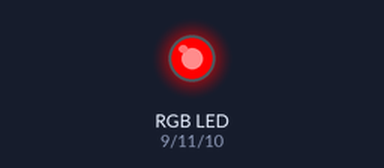
This sketch was run on a simulated Arduino Uno, built with avr-gcc and run on an emulated ATmega328P. Shown: an RGB LED mixed from three pins (HIGH = lit). Dim RGB values are drawn brighter than linear.

Above: at 0.05 s.
At 1.25 s:
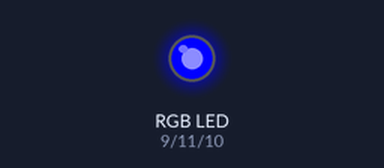
At 2.5 s:
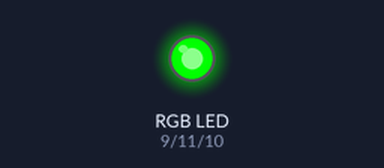
At 3.75 s:
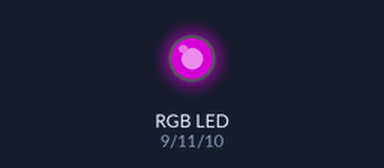
At 5.0 s:
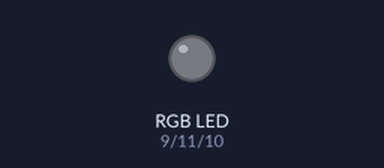
Timing chart, 0 to 6.5 s (numbered marks = the images above):
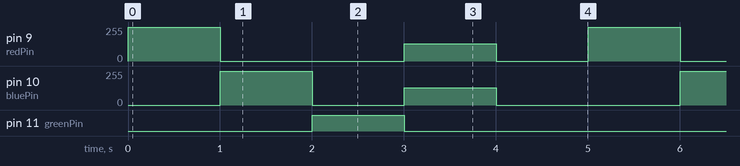

Measured:
- by itself, pin 9 (redPin): repeats every 5.0 s: 0/255 2.0 s, 128/255 1.0 s, 0/255 1.0 s, 255/255 1.0 s
- by itself, pin 10 (bluePin): repeats every 5.0 s: 0/255 1.0 s, 128/255 1.0 s, 0/255 2.0 s, 255/255 1.0 s
- by itself, pin 11 (greenPin): alternates HIGH for 1.0 s and LOW for 4.0 s

The sketch:

Task1_ChangeColours.ino
```cpp
/* HERIOT-WATT UNIVERSITY
 School of Engineering and Physical Sciences
 Mechanical Engineering Laboratory
 Arduino Experiments

 RGB LED control: ChangeColours

 */

// The RGB LED has four pins, longest one for GND, and other 3 legs corresponds to red, blue and green.
// Initializing pin number 9, 10, 11 as redPin, bluePin and greenPin respectively.
int redPin = 9;
int bluePin = 10;
int greenPin = 11;

// Setup function
void setup()
 {
  //Sets the data rate in bits per second (baud) for serial data transmission.
  Serial.begin(9600);

  // Set the redPin, greenPin,bluePin as outputs
  pinMode(redPin, OUTPUT);
  pinMode(greenPin, OUTPUT);
  pinMode(bluePin, OUTPUT);

 }

// loop function
void loop()
{

  // By changing the value of each pin from 0 to 255, various colours can be generated
  //For instance RGB value (255,0,0) corresponds to red, (0,255,255) for cyan, (128,0,128) for purple, (255,192,203) for pink

  // Change colour to red
  analogWrite(redPin, 255);
  analogWrite(greenPin, 0);
  analogWrite(bluePin, 0);
  delay(1000);

  // Change colour to blue
  analogWrite(redPin, 0);
  analogWrite(greenPin, 0);
  analogWrite(bluePin, 255);
  delay(1000);

  // Change colour to green
  analogWrite(redPin, 0);
  analogWrite(greenPin, 255);
  analogWrite(bluePin,0);
  delay(1000);

  // Colour it purple
  analogWrite(redPin, 128);
  analogWrite(greenPin, 0);
  analogWrite(bluePin,128);
  delay(1000);

  // Turn the LED off
  analogWrite(redPin, 0);
  analogWrite(bluePin,0);
  analogWrite(greenPin, 0);
  delay(1000);

}
```
